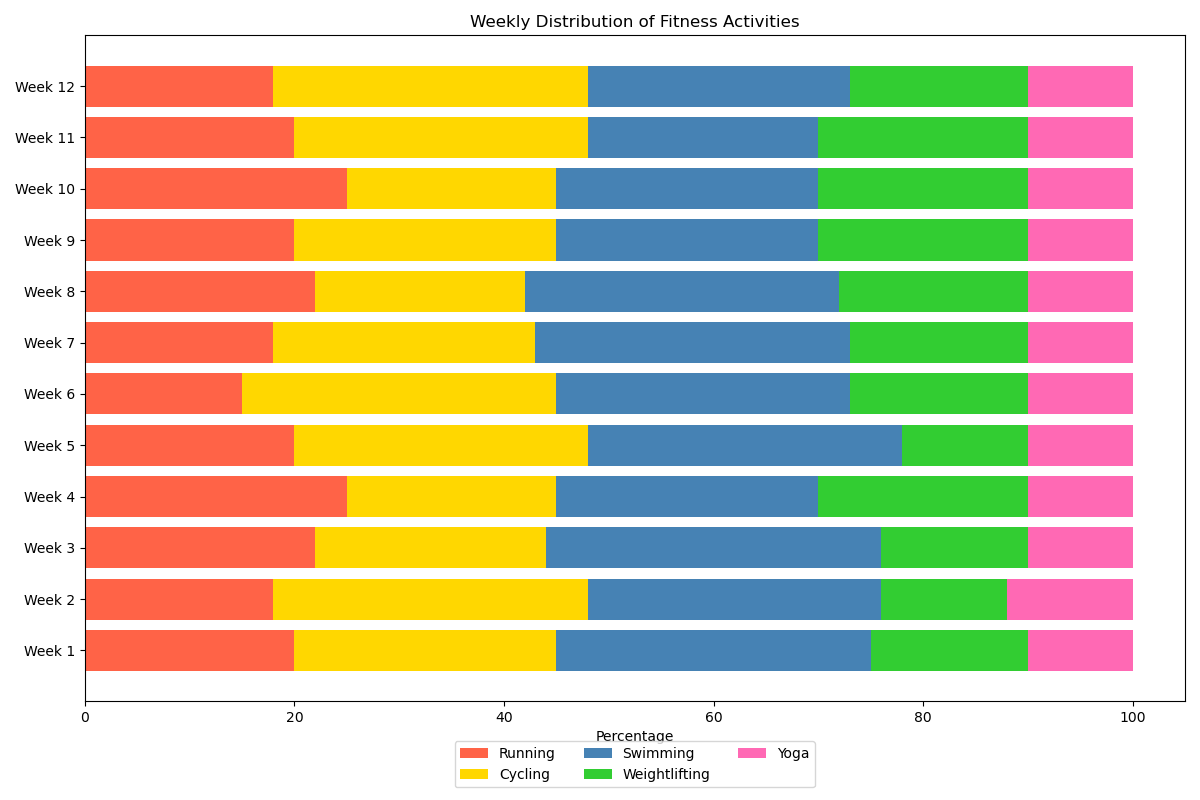

Reproduce this figure in Python.

import matplotlib.pyplot as plt
import numpy as np

data = {
    'Week 1': [20, 25, 30, 15, 10],
    'Week 2': [18, 30, 28, 12, 12],
    'Week 3': [22, 22, 32, 14, 10],
    'Week 4': [25, 20, 25, 20, 10],
    'Week 5': [20, 28, 30, 12, 10],
    'Week 6': [15, 30, 28, 17, 10],
    'Week 7': [18, 25, 30, 17, 10],
    'Week 8': [22, 20, 30, 18, 10],
    'Week 9': [20, 25, 25, 20, 10],
    'Week 10': [25, 20, 25, 20, 10],
    'Week 11': [20, 28, 22, 20, 10],
    'Week 12': [18, 30, 25, 17, 10],
}

categories = ['Running', 'Cycling', 'Swimming', 'Weightlifting', 'Yoga']
weeks = list(data.keys())
values = np.array(list(data.values()))

# Normalize data to 100%
values_percentage = values / values.sum(axis=1, keepdims=True) * 100

# Colors for each category
colors = ['#FF6347', '#FFD700', '#4682B4', '#32CD32', '#FF69B4']

# Create a horizontal stacked bar chart
fig, ax = plt.subplots(figsize=(12, 8))
bottom = np.zeros(len(weeks))

for i, (cat, color) in enumerate(zip(categories, colors)):
    ax.barh(weeks, values_percentage[:, i], left=bottom, color=color, label=cat)
    bottom += values_percentage[:, i]

ax.set_xlabel('Percentage')
ax.set_title('Weekly Distribution of Fitness Activities')
ax.legend(loc='upper center', bbox_to_anchor=(0.5, -0.05), ncol=3)

plt.tight_layout()
plt.show()
